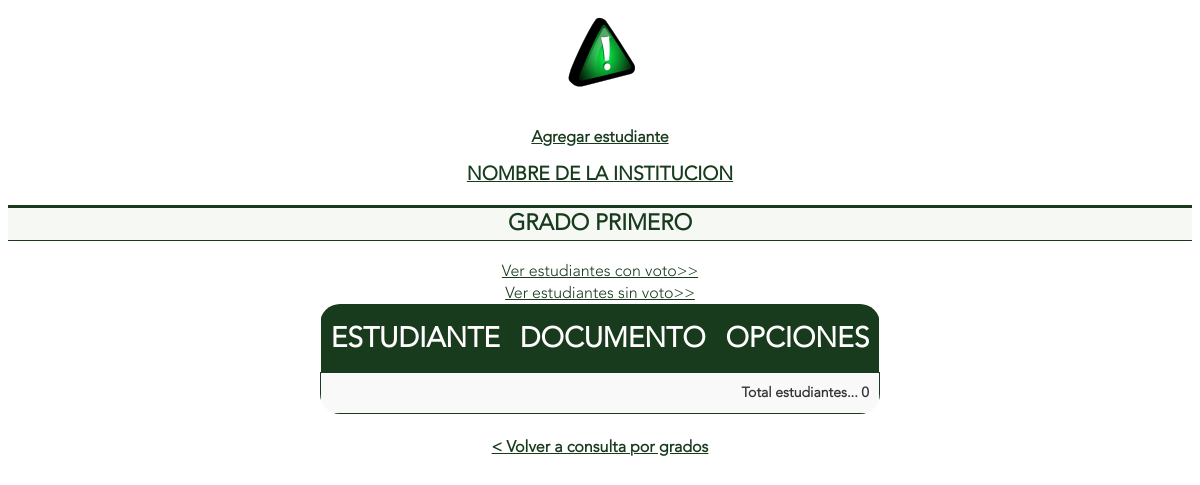
/administrador/consulta.php?id=1 (signed in), run on an earlier commit of the app's database.
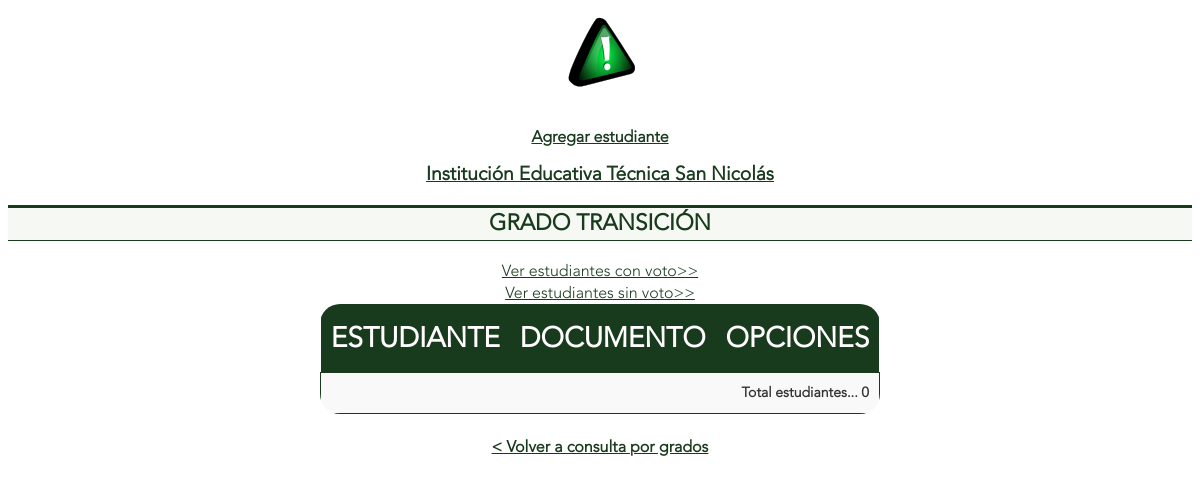
And on a later commit of the database.
### tables this page shows
CREATE TABLE IF NOT EXISTS `general` (
  `id` int(11) NOT NULL AUTO_INCREMENT,
  `institucion` varchar(100) NOT NULL,
  `descripcion` varchar(100) NOT NULL,
  `activo` varchar(1) NOT NULL,
  `clave` varchar(1) NOT NULL,
  PRIMARY KEY (`id`)
);

CREATE TABLE IF NOT EXISTS `grados` (
  `id` int(11) NOT NULL AUTO_INCREMENT,
  `grado` varchar(15) NOT NULL,
  PRIMARY KEY (`id`)
);

### administrador/consulta.php (the view, shortened to what this page needs)
<?php
$link = conectarse();
$estado = mysqli_query($link, "select * from general");
$leer = mysqli_fetch_array($estado);
if (isset($_COOKIE['VotaDatAdmin'])) {
    if (isset($_GET['id'])) {
        if ($_COOKIE['VotaDatAdmin'] == 1) {
            echo '<div align="center">';
            if ((isset($_GET['agrega'])) and ($_GET['agrega'] == "ok")) {
                echo '<form name="addest" action="consulta.php?id=' . $_GET['id'] . '" method="post">';
                echo '<table>';
                echo '<tr>';
                echo '<td style="text-align:right;"><label for="nom_est">';
                echo '<strong>Nombres:</strong>';
                echo '</label></td>';
                echo '<td><input type="text" name="nom_est" size="30" maxlength="50" title="Escriba los nombres del estudiante" />';
                echo '</td></tr>';
                echo '<tr>';
                echo '<td style="text-align:right;"><label for="ape_est">';
                echo '<strong>Apellidos:</strong>';
                echo '</label></td>';
                echo '<td><input type="text" name="ape_est" size="30" maxlength="50" title="Escriba los apellidos del estudiante" />';
                echo '</td></tr>';
                echo '<tr>';
                echo '<td style="text-align:right;"><label for="doc_est">';
                echo '<strong>Documento:</strong>';
                echo '</label></td>';
                echo '<td><input type="text" name="doc_est" size="30" maxlength="50" title="Escriba el número
 de documento del estudiante" />';
                echo '</td></tr>';
                echo '<tr>';
                echo '<td style="text-align:right;"><label for="clave_est">';
                echo '<strong>Contraseña:</strong>';
                echo '</label></td>';
                echo '<td><input type="password" name="clave_est" size="30" maxlength="50" title="Escriba la contraseña
 de acceso del estudiante" />';
                echo '</td></tr>';
                echo '<tr><td class="cen" colspan="2"><input type="submit" name="envia_estudiante" value="Guardar" title="Agregar estudiante" />&nbsp&nbsp&nbsp&nbsp';
                echo '<input type="button" name="Cancel" value="Cancelar" onclick="window.location =\'consulta.php?id=' . $_GET['id'] . '\'"/></td></tr>';
                echo '</form></table>';
            } else {
                echo '<div class=cen>';
                echo '<strong><a href="consulta.php?id=' . $_GET['id'] . '&agrega=ok" title="Agregar estudiante">Agregar estudiante</a></strong>';
                echo '</div>';
            }
        }
        echo '<!DOCTYPE html PUBLIC "-//W3C//DTD XHTML 1.0 Transitional//EN" "http://www.w3.org/TR/xhtml1/DTD/xhtml1-transitional.dtd">';
        echo '<html>';
        echo '<head>	<meta charset="UTF-8"><link rel="icon" href="./../iconos/EscudoColegio.png" type="image/png">
';
        echo '<link href="../estilo.css
" rel="stylesheet" type="text/css" />';
        echo '</head>';
        echo '<body>';
        $resp3 = mysqli_query($link, sprintf("select grado from grados where id=%d", $_GET['id']));
        if ($row3 = mysqli_fetch_array($resp3)) {
            echo '<h1>' . $leer['institucion'] . '</h1>';
            echo '<h2>GRADO ' . $row3['grado'] . '</h2>';
            echo '<div align="center">';
            echo '<div class="enlace">';
            echo '<a href="consulta.php?id=' . $_GET['id'] . '&votos=si" title="Consultar lista de estudiantes que han votado">Ver estudiantes con voto>></a><br />';
            echo '<a href="consulta.php?id=' . $_GET['id'] . '&votos=no" title="Consultar lista de estudiantes que no han votado">Ver estudiantes sin voto>></a>';
            echo '</div>';
            if (!isset($_GET['votos'])) {
                echo '<table>';
                if ($_COOKIE['VotaDatAdmin'] == 1) {
                    echo '<thead><tr><th>ESTUDIANTE</th><th>DOCUMENTO</th><th colspan="2">OPCIONES</th></tr></thead>';
                } else {
                    echo '<thead><tr><th>ESTUDIANTE</th><th>DOCUMENTO</th></tr></thead>';
                }
                $ContEst = 0;
                echo '<tr>';
                if ($_COOKIE['VotaDatAdmin'] == 1) {
                    echo '<td style="text-align:right;" colspan="4"><strong>Total estudiantes... ';
                } else {
                    echo '<td style="text-align:right;" colspan="2"><strong>Total estudiantes... ';
                }
                echo $ContEst . '</strong></td></tr>';
                echo '</table></div><br />';
            }
            echo '<div class="cen">';
            echo '<a href="general.php" title="consulta por grados"><strong>< Volver a consulta por grados</strong></a>';
            echo '</div><br />';
        } else {
            echo 'Error: Registro no existe';
        }
        echo '</body>';
        echo '</html>';
    }
} else {
    include_once "encabezado.html";
    echo '<table>';
    echo '<tr><td class="cen"><strong>Su sesión ha finalizado, por favor vuelva a ingresar al sistema</strong></td></tr>';
    echo '</table></div></body></html>';
}

### estilo.css (style rules this page uses)
* { font-family: Avenir; }
a:link, a:visited { color: #183a1d; font-family: Avenir; }
h1 { color: #183a1d; font-size: 1em; font-family: Avenir; text-decoration: underline; text-align: center; font-size: larger; }
h2 { color: #183a1d; text-align: center; font-size: 1.4em; border-top: 3px solid #183a1d; border-bottom: 1px solid #183a1d; background-color: #f6f8f3; padding: 0 20px 2px 20px; font-family: Avenir; }
table { margin: 0 auto; text-align: left; border-collapse: collapse; border: none; border-radius: 20px; overflow: hidden; }
thead th { background-color: #183a1d; color: #fffdfd; font-size: 28px; font-weight: bold; padding: 15px 10px; text-align: center; }
tbody tr:nth-child(odd) { background-color: #f9f9f9; }
tbody th, tbody td { font-size: 14px; font-family: "Arial", sans-serif; color: #333; padding: 10px; border: 1px solid #183a1d; text-align: justify; }
.cen { text-align: center; transition: all 0.3s ease-in; }
tbody th, td { font-size: 0.8em; line-height: 1.4em; font-family: Avenir; color: #000; padding: 10px 7px; border-top: 1px solid #ffc400bb; border-right: 1px solid #dddddd; text-align: justify; }
:root { accent-color: #183a1d; }

What changed in the data, as far as the page shows it:
changed general: institucion "NOMBRE DE LA INSTITUCION" → "Institución Educativa Técnica San Nicolás"
changed grados: grado "PRIMERO" → "TRANSICIÓN"
